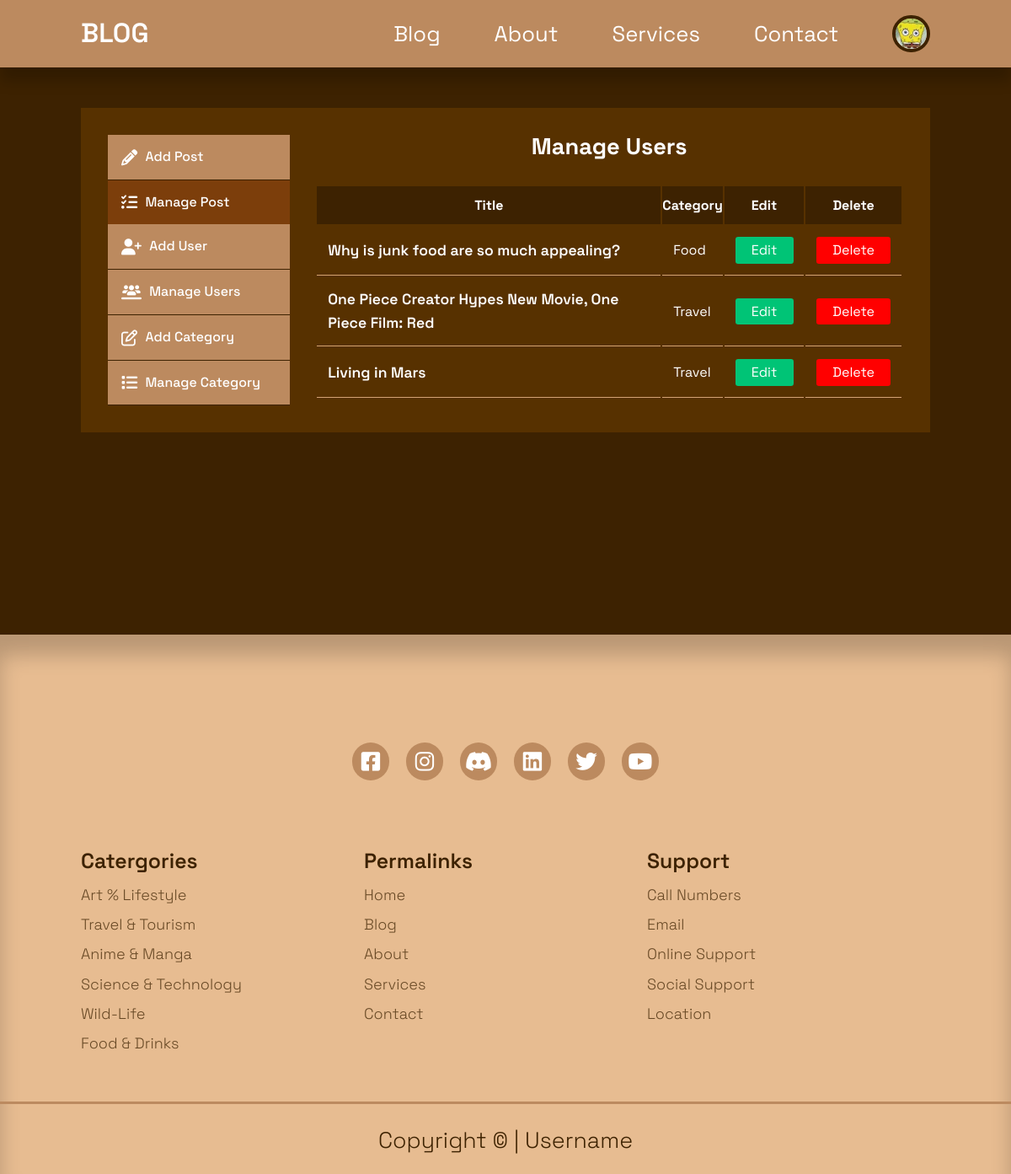
Page /admin/ (signed in) on the committed database.
### tables this page shows
CREATE TABLE `users` (
  `id` int(10) UNSIGNED NOT NULL,
  `firstname` varchar(30) NOT NULL,
  `lastname` varchar(30) NOT NULL,
  `username` varchar(30) NOT NULL,
  `email` varchar(60) NOT NULL,
  `password` varchar(255) NOT NULL,
  `avatar` varchar(100) NOT NULL,
  `is_admin` tinyint(1) NOT NULL
);

CREATE TABLE `posts` (
  `id` int(20) UNSIGNED NOT NULL,
  `title` varchar(255) NOT NULL,
  `body` text NOT NULL,
  `thumbnail` varchar(255) NOT NULL,
  `date_time` timestamp NOT NULL DEFAULT current_timestamp(),
  `category_id` int(10) UNSIGNED DEFAULT NULL,
  `author_id` int(11) UNSIGNED NOT NULL,
  `is_featured` tinyint(1) NOT NULL
);

CREATE TABLE `categories` (
  `id` int(10) UNSIGNED NOT NULL,
  `title` varchar(50) NOT NULL,
  `description` text NOT NULL
);

### admin/index.php (the view, shortened to what this page needs)
<?php
  include 'partials/header.php';
  $current_user_id = $_SESSION['user-id'];
  $query = "SELECT id, title, category_id FROM posts WHERE author_id=$current_user_id ORDER BY id DESC";
  $posts =  mysqli_query($connection,$query);
?>
<main>
  <section class="dashboard">
    <div class="container dashboard-container">
      <aside>
        <ul>
          <li>
            <a href="add-post.php">
              <i class="fa-solid fa-pencil"></i>
              <h5>Add Post</h5>
            </a>
          </li>
          <li>
            <a href="index.php" class="dashboard-active">
              <i class="fa-solid fa-list-check"></i>
              <h5>Manage Post</h5>
            </a>
          </li>
          <?php if(isset($_SESSION['user_is_admin'])) : ?>
          <li>
            <a href="add-user.php">
              <i class="fa-solid fa-user-plus"></i>
              <h5>Add User</h5>
            </a>
          </li>
          <li>
            <a href="manage-users.php">
              <i class="fa-solid fa-users-line"></i>
              <h5>Manage Users</h5>
            </a>
          </li>
          <li>
            <a href="add-category.php">
              <i class="fa-regular fa-pen-to-square"></i>
              <h5>Add Category</h5>
            </a>
          </li>
          <li>
            <a href="manage-categories.php" class="active">
              <i class="fa-solid fa-list"></i>
              <h5>Manage Category</h5>
            </a>
          </li>
          <?php endif ?>
          </ul>
        </aside>
        <div class="main-table" >
          <h2>Manage Users</h2>
          <?php if(mysqli_num_rows($posts) > 0) : ?>
          <table>
            <thead>
              <tr>
                <th>Title</th>
                <th>Category</th>
                <th>Edit</th>
                <th>Delete</th>
              </tr>
            </thead>
            <tbody>
              <?php while($post = mysqli_fetch_assoc($posts)) : ?>
                <?php
                  $category_id = $post['category_id'];
                  $category_query = "SELECT title FROM categories WHERE id=$category_id";
                  $category_result = mysqli_query($connection, $category_query);
                  $category = mysqli_fetch_assoc($category_result);
                ?>
              <tr>
                <td><?= $post['title'] ?></td>
                <td><?= $category['title'] ?></td>
                <td><a href="<?= ROOT_URL ?>admin/edit-post.php?id=<?= $post['id'] ?>" class="edit-button sm" >Edit</a></td>
                <td><a href="<?= ROOT_URL ?>admin/delete-post.php?id=<?= $post['id'] ?>" class="delete-button sm" >Delete</a></td>
              </tr>
              <?php endwhile ?>
            </tbody>
          </table>
          <?php else : ?>
            <div class="alert-message error">
              <?= "No posts are found" ?>
            </div>
          <?php endif ?>
        </div>
      </div>
    </section>
  </main>
  <footer>
    <section class="footer-socials" >
      <a href="https://facebook.com" target="_blank"><i class="fa-brands fa-square-facebook"></i></a>
      <a href="https://instagram.com" target="_blank"><i class="fa-brands fa-instagram"></i></a>
      <a href="https://discord.com" target="_blank"><i class="fa-brands fa-discord"></i></a>
      <a href="https://linkedin.com" target="_blank"><i class="fa-brands fa-linkedin"></i></a>
      <a href="https://twitter.com" target="_blank"><i class="fa-brands fa-twitter"></i></a>
      <a href="https://youtube.com" target="_blank"><i class="fa-brands fa-youtube"></i></a>
    </section>
    <div class="container footer-container">
      <article>
        <h4>Catergories</h4>
        <ul>
          <li><a href="">Art % Lifestyle</a></li>
          <li><a href="">Travel & Tourism</a></li>
          <li><a href="">Anime & Manga</a></li>
          <li><a href="">Science & Technology</a></li>
          <li><a href="">Wild-Life</a></li>
          <li><a href="">Food & Drinks</a></li>
        </ul>
      </article>
      <article>
        <h4>Permalinks</h4>
        <ul>
          <li><a href="index.php">Home</a></li>
          <li><a href="post.php">Blog</a></li>
          <li><a href="about.php">About</a></li>
          <li><a href="services.php">Services</a></li>
          <li><a href="contact.php">Contact</a></li>
        </ul>
      </article>
      <article>
        <h4>Support</h4>
        <ul>
          <li><a href="">Call Numbers</a></li>
          <li><a href="">Email</a></li>
          <li><a href="">Online Support</a></li>
          <li><a href="">Social Support</a></li>
          <li><a href="">Location</a></li>
        </ul>
      </article>
    </div>
    <section class="footer-copyright">
      <small>Copyright &copy | Username</small>
    </section>
  </footer>
</body>
</html>

### admin/partials/header.php (shortened to what this page needs)
<?php
  require'config/db.php';
   if(isset($_SESSION['user-id'])){
    $id = filter_var($_SESSION['user-id'], FILTER_SANITIZE_NUMBER_INT);
    $query = "SELECT avatar FROM users WHERE id = $id";
    $result = mysqli_query($connection, $query);
    $avatar = mysqli_fetch_assoc($result);
  }
?>
<!DOCTYPE html>
<html lang="en">
<head>
  <link rel="stylesheet" href="https://cdnjs.cloudflare.com/ajax/libs/font-awesome/6.4.0/css/all.min.css" />
  <link rel="stylesheet" href="../css/styles.css">
  <link rel="stylesheet" href="../css/form.css">
  <link rel="stylesheet" href="../css/dashboard.css">
</head>
<body>
  <header>
    <nav>
      <div class="container navbar-container">
        <a class="navbar-logo" href="<?= ROOT_URL ?>">BLOG</a>
        <ul class="navbar-items">
          <li><a href="<?= ROOT_URL ?>blog.php">Blog</a></li>
          <li><a href="<?= ROOT_URL ?>about.php">About</a></li>
          <li><a href="<?= ROOT_URL ?>services.php">Services</a></li>
          <li><a href="<?= ROOT_URL ?>contact.php">Contact</a></li>
          <?php if(isset($_SESSION['user-id'])) : ?>
            <li class="navbar-profile">
            <div class="avatar">
              <img src="<?= ROOT_URL . 'images/' . $avatar['avatar'] ?>">
            </div>
          </li>
          <?php else : ?>
          <li><a href="<?= ROOT_URL ?>login.php">login</a></li>
          <?php endif ?>
        </ul>
      </div>
    </nav>
  </header>
</body>
</html>

### css/styles.css (style rules this page uses)
:root { --color-primary: #bc8a5f; --color-primary-light: hsl(242, 91%, 69%, 18%); --color-primary-variant: #d4a276; --color-primary1: #e7bc91; --color-primary2: #bc8a5f; --color-primary3: #a47148; --color-red: #da0f3f; --color-red-light: #db0f3f26; --color-green: #00c476; --color-green-light: #00c27426; --color-dark-gray: #f2f2fe4d; --color-light-gray: #f2f2feb3; --color-white: #ffffff; --color-black: #000000; --color-background-light: #573100; --color-background: #3d2201; --transition: all 0.15s ease; --color-secondary-dark: #0c013d; }
* { box-sizing: border-box; margin: 0; padding: 0; outline: 0; list-style-type: none; text-decoration: none; text-align: none; }
body { font-family: 'Space Grotesk', sans-serif; line-height: 1.6; color: var(--color-light-gray); overflow-x: hidden; background-color: var(--color-background); }
.container { width: 70%; max-width: 1800px; margin: 0 auto; }
section { margin-top: 3rem; width: 100vw; }
h1, h2, h3, h4, h5 { color: var(--color-white); line-height: 1.3; }
h2 { font-size: 1.7rem; margin: 1rem 0; }
h4 { font-size: 1rem; }
a { color: var(--color-white); transition: var(--transition); font-size: 1.6rem; }
img { display: block; width: 100%; object-fit: cover; }
nav { background: var(--color-primary); width: 100vw; height: 5rem; position: fixed; top: 0; z-index: 10; box-shadow: 0 1rem 1rem rgba(0, 0, 0, 0.2); }
.navbar-container { height: 100%; display: flex; justify-content: space-between; align-items: center; }
.avatar { width: 2.8rem; height: 2.8rem; border-radius: 50%; overflow: hidden; border: 0.3rem solid var(--color-background); }
.navbar-logo { font-weight: 600; font-size: 2rem; }
.navbar-items { display: flex; align-items: center; gap: 4rem; }
.navbar-profile { position: relative; cursor: pointer; }
footer { background-color: var(--color-primary1); padding: 5rem 0 0; box-shadow: inset 0 1.5rem 1.5rem rgba(0, 0, 0, 0.2); }
.footer-socials { margin-inline: auto; width: fit-content; margin-bottom: 5rem; display: flex; justify-content: space-between; align-items: center; gap: 1.2rem; }
.footer-socials a { background-color: var(--color-primary); border-radius: 50%; width: 2.8rem; height: 2.8rem; display: flex; align-items: center; justify-content: center; }
.footer-container { display: grid; grid-template-columns: repeat(3, 1fr); }
.footer-container li { margin: 0.4rem 0; color: var(--color-background); }
footer h4 { font-size: 1.55rem; font-weight: 600; margin-bottom: 0.6rem; color: var(--color-background); }
footer ul a { font-size: 1.125rem; font-weight: 300; opacity: 0.75; color: var(--color-background); }
.footer-copyright { text-align: center; border-top: 3px solid var(--color-primary2); padding: 1rem 0; font-size: 2rem; font-weight: 300; color: var(--color-background); }
@media screen and (max-width: 1240px) { .container { width: 84%; } }

### css/form.css (style rules this page uses)
:root { --color-primary: #bc8a5f; --color-primary-light: hsl(242, 91%, 69%, 18%); --color-primary-variant: #d4a276; --color-primary1: #e7bc91; --color-primary2: #bc8a5f; --color-primary3: #a47148; --color-red: #ff0000; --color-red-light: #e7003626; --color-green: #00c476; --color-green-light: #00c27426; --color-dark-gray: #f2f2fe4d; --color-light-gray: #f2f2feb3; --color-white: #ffffff; --color-black: #000000; --color-background-light: #573100; --color-background: #3d2201; --transition: all 0.15s ease; --color-secondary-dark: #0c013d; }

### rows in the picture
users: avatar (picture)
posts: title "Why is junk food are so much appealing?", category.title "Food"
posts: title "One Piece Creator Hypes New Movie, One Piece Film: Red", category.title "Travel"
posts: title "Living in Mars", category.title "Travel"
